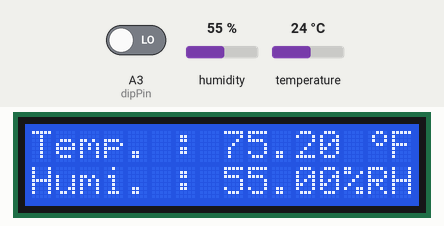
Recording of a sketch running on a simulated Arduino Uno, built with avr-gcc and run on an emulated ATmega328P. Shown: 16×2 character LCD. The inputs (shaded band) are chosen by the test bench; at power-on: A3 (dipPin) LOW, humidity 55 %, temperature 24 °C.

Above: at 1.2 s.
1.3 s: A3 (dipPin) driven HIGH
At 2.6 s:
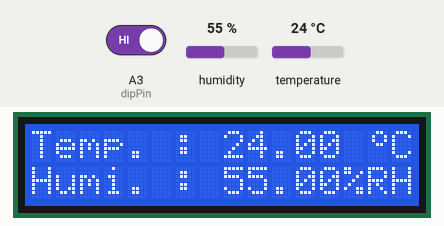
3.2 s: humidity set to 22 %
At 5.4 s:
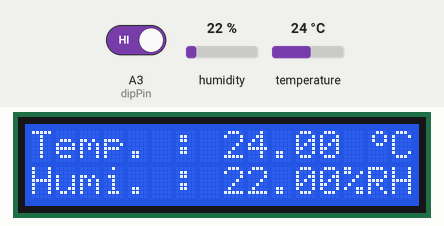
5.9 s: temperature set to 12 °C
At 6.9 s:
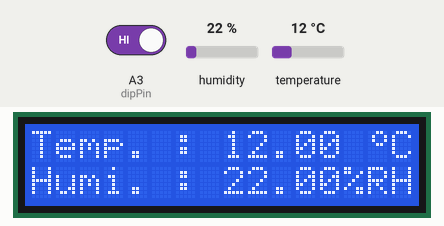
8.1 s: A3 (dipPin) driven LOW
At 9.4 s:
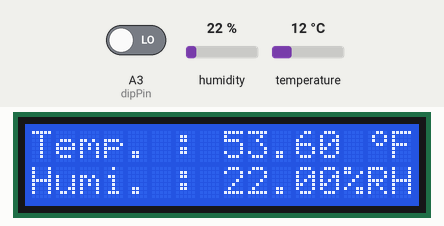
9.7 s: humidity set to 40 %
At 12.1 s:
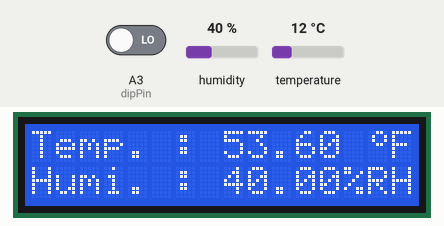
12.4 s: temperature set to 19 °C
At 13.7 s:
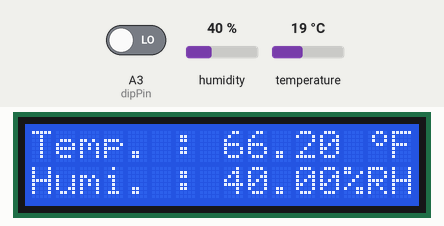
Timing chart, 0 to 15.4 s (numbered marks = the images above; inputs shaded):
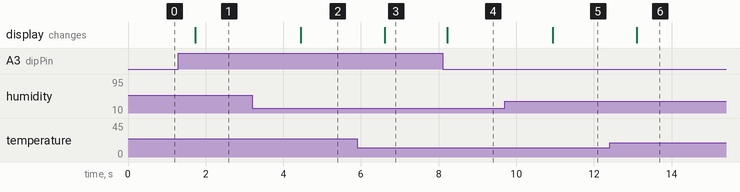

The sketch:

CH14_1.ino
```cpp
// ===== ch14_1.ino =====
// ===== LCD顯示溫濕度 =====
#include  <Wire.h>    //掛載Wire.h標頭檔
#include  <LiquidCrystal_I2C.h> //掛載LiquiaCrystal_I2C.h標頭檔
const int Address=0x27;   //宣告I2C位址
LiquidCrystal_I2C  I2C_LCD(Address,16,2); //建構LiquiaCrystal_I2C.h物件
byte degree[]={ 0b00110,
        0b01001,
        0b01001,
        0b00110,
        0b00000,
        0b00000,
        0b00000,
        0b00000 };
#include <DHT.h>
const int dhtPin=A0;    //宣告A0腳連接dhtPin信號
DHT myDHT(dhtPin,DHT11);
float tempC=0.0,tempF=0.0,RH=0.0;
//宣告攝氏溫度(tempC)、華氏溫度(tempF)與濕度(RH)之變數
const int dipPin=A3;    //宣告A3腳連接dipPin信號
//初始設定
void setup() {
  I2C_LCD.begin();      //啟用LCD
  I2C_LCD.backlight();      //開啟LCD背光
  I2C_LCD.createChar(0,degree); //載入自建字元
  myDHT.begin();        //啟用DHT11
}
//主程式
void loop() {
  int dip = digitalRead (dipPin);       //讀取指撥開關
  I2C_LCD.home();         //啟用LCD歸位
  I2C_LCD.print("Temp. : ");      //顯示Temp. :
  if (dip) {              //指撥開關切到OFF位置(攝氏溫度)
    tempC = myDHT.readTemperature(0); //讀取攝氏溫度
    I2C_LCD.setCursor(8,0);       //游標移至(8,0)位置
    I2C_LCD.print(tempC);       //顯示攝氏溫度
    I2C_LCD.setCursor(14,0);    //游標移至(14,0)位置
    I2C_LCD.write(0);         //顯示度
    I2C_LCD.print("C");       //顯示C
  }
  else  {                 //指撥開關切到ON位置(華氏溫度)
    tempF = myDHT.readTemperature(1); //讀取華氏溫度
    I2C_LCD.setCursor(8,0);       //游標移至(8,0)位置
    I2C_LCD.print(tempF);       //顯示華氏溫度
    I2C_LCD.setCursor(14,0);    //游標移至(14,0)位置
    I2C_LCD.write(0);         //顯示度
    I2C_LCD.print("F");       //顯示F
  }
  RH = myDHT.readHumidity();      //讀取濕度
  I2C_LCD.setCursor(0,1);       //游標移至(0,1)位置
  I2C_LCD.print("Humi. : ");      //顯示Humi. :
  I2C_LCD.print(RH);        //顯示度
  I2C_LCD.print("%RH");       //顯示%RH
  delay(500);           //暫停0.5秒
}
```

Measured:
- after the input at 1.3 s, the display: changes after 0.43 s (image 1)
- after the input at 3.2 s, the display: changes after 1.3 s (image 2)
- after the input at 5.9 s, the display: changes after 0.71 s (image 3)
- after the input at 8.1 s, the display: changes after 0.12 s (image 4)
- after the input at 9.7 s, the display: changes after 1.2 s (image 5)
- after the input at 12.4 s, the display: changes after 0.70 s (image 6)
